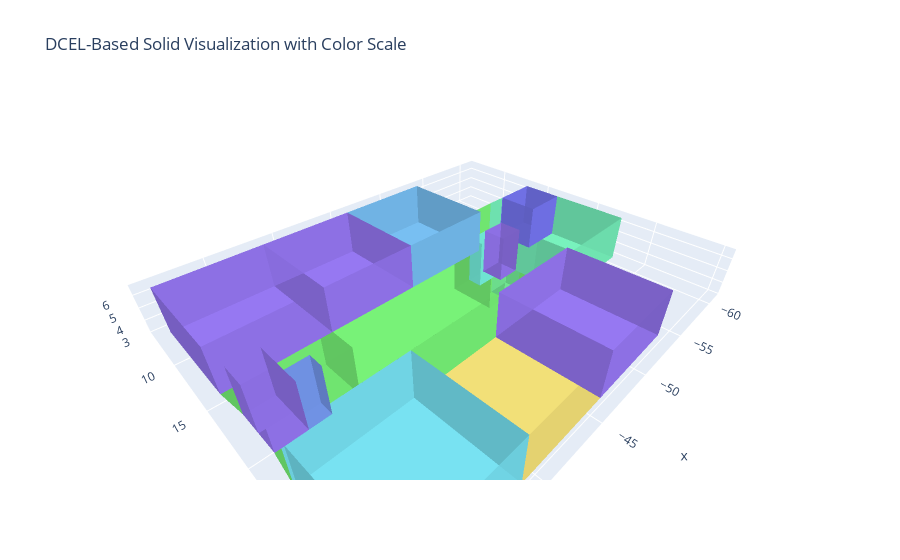

This figure's notebook cell:
### Code cell
solid_topo_model = True

if solid_topo_model:

    solid_cells = []

    for pid, dcel in all_dcel_by_pid.items():
        
        z_min = dcel["z_min"]
        z_max = dcel["z_max"]
        vertices = dcel["vertices"]
        faces = dcel["faces"]

        vertex_objs_base = [Vertex.ByCoordinates(v.x, v.y, z_min) for v in vertices]
        vertex_objs_top = [Vertex.ByCoordinates(v.x, v.y, z_max) for v in vertices]

        for face in faces:
            edge_sequence_base = []
            edge_sequence_top = []
            vertical_faces = []

            for (start_idx, end_idx) in face.edges:
                if start_idx == end_idx:
                    continue  

                vb1 = vertex_objs_base[start_idx]
                vb2 = vertex_objs_base[end_idx]
                vt1 = vertex_objs_top[start_idx]
                vt2 = vertex_objs_top[end_idx]

                eb = Edge.ByStartVertexEndVertex(vb1, vb2)
                et = Edge.ByStartVertexEndVertex(vt1, vt2)

                if eb: edge_sequence_base.append(eb)
                if et: edge_sequence_top.append(et)

                e1 = Edge.ByStartVertexEndVertex(vb1, vt1)
                e2 = Edge.ByStartVertexEndVertex(vt1, vt2)
                e3 = Edge.ByStartVertexEndVertex(vt2, vb2)
                e4 = Edge.ByStartVertexEndVertex(vb2, vb1)
                vertical_wire = Wire.ByEdges([e1, e2, e3, e4])
                if vertical_wire:
                    f_side = Face.ByWire(vertical_wire)
                    if f_side:
                        vertical_faces.append(f_side)

            base_face = Face.ByWire(Wire.ByEdges(edge_sequence_base)) if len(edge_sequence_base) >= 3 else None
            top_face = Face.ByWire(Wire.ByEdges(edge_sequence_top)) if len(edge_sequence_top) >= 3 else None

            face_group = [f for f in [base_face, top_face] if f] + vertical_faces
            shell = Shell.ByFaces(face_group)
            if shell:
                cell = Cell.ByShell(shell)
                if cell:
                    solid_cells.append(cell)

    if solid_cells:
        solid_cell_complex = CellComplex.ByCells(solid_cells)
        print(f"✅ Created solid CellComplex with {len(solid_cells)} cells (should match number of unique DCEL loops)")
    else:
        print("⚠️ No valid cells were created.")


    from hashlib import sha1

    def hash_cell(cell):
        """Create a hash based on the cell's topology (vertices coordinates)"""
        verts = Cell.Vertices(cell)
        coords = sorted([(round(Vertex.X(v), 6), round(Vertex.Y(v), 6), round(Vertex.Z(v), 6)) for v in verts])
        return sha1(str(coords).encode()).hexdigest()

    seen_hashes = set()
    unique_solid_cells = []

    for cell in solid_cells:
        h = hash_cell(cell)
        if h not in seen_hashes:
            seen_hashes.add(h)
            unique_solid_cells.append(cell)

    if unique_solid_cells:
        solid_cell_complex = CellComplex.ByCells(unique_solid_cells)
        print(f"✅ Created unique solid CellComplex with {len(unique_solid_cells)} cells")
    else:
        print("⚠️ No valid unique cells were created.")

plot_final_cellcomplex = True

if plot_final_cellcomplex:

    import plotly.graph_objects as go
    from itertools import cycle
    import math

    def triangulate_loop(ordered_coords):
        """
        Fan triangulation: assumes coords are in CCW or CW order.
        """
        if len(ordered_coords) < 3:
            return [], []
        
        triangles = []
        for i in range(1, len(ordered_coords) - 1):
            triangles.append((0, i, i + 1))
        return ordered_coords, triangles

    def plot_dcel_3d_with_colormap(all_dcel_by_pid, height_scale=1.0):
        fig = go.Figure()
        
        # Generate a smooth colormap using HSL color space
        def hsl_color(i, total):
            hue = (i / total) * 360
            return f"hsl({int(hue)},80%,70%)"
        
        total_cells = len(all_dcel_by_pid)
        
        for cell_index, (pid, dcel) in enumerate(all_dcel_by_pid.items()):
            verts2d = dcel["vertices"]
            z_min = dcel["z_min"]
            z_max = dcel["z_max"]
            z_diff = (z_max - z_min) * height_scale
            faces = dcel["faces"]

            vert_map = {}  # Global 3D vertex map for the mesh
            vertex_list = []
            idx_counter = 0
            triangles = []

            def add_vertex(coord3d):
                key = tuple(round(c, 6) for c in coord3d)
                nonlocal idx_counter
                if key not in vert_map:
                    vert_map[key] = idx_counter
                    vertex_list.append(key)
                    idx_counter += 1
                return vert_map[key]

            for face in faces:
                base_loop = [(verts2d[start_idx].x, verts2d[start_idx].y, z_min) for (start_idx, _) in face.edges]
                top_loop = [(x, y, z_min + z_diff) for (x, y, _) in base_loop]

                for loop in [base_loop, top_loop]:
                    coords, tris = triangulate_loop(loop)
                    for tri in tris:
                        a = add_vertex(coords[tri[0]])
                        b = add_vertex(coords[tri[1]])
                        c = add_vertex(coords[tri[2]])
                        triangles.append((a, b, c))

                # Create vertical side faces between base and top
                for (start_idx, end_idx) in face.edges:
                    vb1 = verts2d[start_idx]
                    vb2 = verts2d[end_idx]
                    base1 = (vb1.x, vb1.y, z_min)
                    base2 = (vb2.x, vb2.y, z_min)
                    top2 = (vb2.x, vb2.y, z_min + z_diff)
                    top1 = (vb1.x, vb1.y, z_min + z_diff)

                    a = add_vertex(base1)
                    b = add_vertex(base2)
                    c = add_vertex(top2)
                    d = add_vertex(top1)

                    # Two triangles for each quad
                    triangles.append((a, b, c))
                    triangles.append((a, c, d))

            if not vertex_list or not triangles:
                continue

            x, y, z = zip(*vertex_list)
            i, j, k = zip(*triangles)

            fig.add_trace(go.Mesh3d(
                x=x, y=y, z=z,
                i=i, j=j, k=k,
                opacity=0.85,
                color=hsl_color(cell_index, total_cells),
                flatshading=True,
                name=f"CELLCOMPLEX {pid}"
            ))

        fig.update_layout(
            title="DCEL-Based Solid Visualization with Color Scale",
            scene=dict(aspectmode='data'),
            showlegend=False,
            paper_bgcolor='white',
            scene_bgcolor='white'
        ),

        fig.show()

plot_dcel_3d_with_colormap(all_dcel_by_pid)

### Figure 1 — Plotly figure (JSON) as saved in the notebook; plotly's stock layout.template omitted (floating-point values rounded to 4 significant figures; data arrays with more than 128 entries replaced by an {"elided": "..."} marker saying what was removed)
{"data": [{"color": "hsl(0,80%,70%)", "flatshading": true, "i": [0, 2, 0, 0, 1, 1, 0, 0, 4, 5, 4, 4, 0, 0, 4, 4, 6, 6, 6, 6, 6, 9, 9, 9, 9, 9, 6, 6, 7, 7, 8, 8, 1, 1, 0, 0, 4, 4, 6, 6, 8, 11, 8, 8, 7, 7, 8, 8, 1, 3, 1, 1, 8, 8, 1, 1, 6, 9, 6, 6, 4, 4, 6, 6, 6, 6, 6, 6, 6, 9, 9, 9, 9, 9, 6, 6, 4, 4, 0, 0, 1, 1, 8, 8, 7, 7, 6, 6], "j": [1, 3, 1, 3, 0, 2, 0, 2, 0, 2, 0, 2, 4, 5, 4, 5, 7, 8, 1, 0, 4, 10, 11, 3, 2, 5, 7, 10, 8, 11, 1, 3, 0, 2, 4, 5, 6, 9, 6, 9, 7, 10, 7, 10, 8, 11, 8, 11, 8, 11, 8, 11, 1, 3, 1, 3, 4, 5, 4, 5, 6, 9, 6, 9, 4, 0, 1, 8, 7, 5, 2, 3, 11, 10, 4, 5, 0, 2, 1, 3, 8, 11, 7, 10, 6, 9, 6, 9], "k": [0, 2, 3, 2, 2, 3, 2, 2, 4, 5, 2, 5, 5, 2, 5, 5, 8, 1, 0, 4, 6, 11, 3, 2, 5, 9, 10, 9, 11, 10, 3, 11, 2, 3, 5, 2, 9, 5, 9, 9, 8, 11, 10, 11, 11, 10, 11, 11, 1, 3, 11, 3, 3, 11, 3, 3, 6, 9, 5, 9, 9, 5, 9, 9, 0, 1, 8, 7, 6, 2, 3, 11, 10, 9, 5, 9, 2, 5, 3, 2, 11, 3, 10, 11, 9, 10, 9, 9], "name": "CELLCOMPLEX 198", "opacity": 0.85, "type": "mesh3d", "x": [-33.66, -33.65, -33.66, -33.65, -35.12, -35.12, -35.62, -35.59, -33.62, -35.62, -35.59, -33.62], "y": [19.02, 18.47, 19.02, 18.47, 18.99, 18.99, 18.98, 16.66, 16.69, 18.98, 16.66, 16.69], "z": [3.052, 3.052, 6.657, 6.657, 3.052, 6.657, 3.052, 3.052, 3.052, 6.657, 6.657, 6.657]}, {"color": "hsl(17,80%,70%)", "flatshading": true, "i": [0, 2, 0, 0, 1, 1, 0, 0, 4, 6, 4, 4, 5, 5, 4, 4, 8, 8, 8, 8, 8, 10, 10, 10, 10, 10, 8, 8, 9, 9, 4, 4, 5, 5, 0, 0, 1, 1, 8, 8, 8, 8, 8, 8, 8, 10, 10, 10, 10, 10, 8, 8, 1, 1, 0, 0, 5, 5, 4, 4, 9, 9, 8, 8, 8, 10, 8, 8, 9, 9, 8, 8, 1, 3, 1, 1, 8, 8, 1, 1, 9, 11, 9, 9, 4, 4, 9, 9], "j": [1, 3, 1, 3, 0, 2, 0, 2, 5, 7, 5, 7, 4, 6, 4, 6, 9, 4, 5, 0, 1, 11, 6, 7, 2, 3, 9, 11, 4, 6, 5, 7, 0, 2, 1, 3, 8, 10, 8, 10, 1, 0, 5, 4, 9, 3, 2, 7, 6, 11, 1, 3, 0, 2, 5, 7, 4, 6, 9, 11, 8, 10, 8, 10, 9, 11, 9, 11, 8, 10, 8, 10, 8, 10, 8, 10, 1, 3, 1, 3, 4, 6, 4, 6, 9, 11, 9, 11], "k": [0, 2, 3, 2, 2, 3, 2, 2, 4, 6, 7, 6, 6, 7, 6, 6, 4, 5, 0, 1, 8, 6, 7, 2, 3, 10, 11, 10, 6, 11, 7, 6, 2, 7, 3, 2, 10, 3, 10, 10, 0, 5, 4, 9, 8, 2, 7, 6, 11, 10, 3, 10, 2, 3, 7, 2, 6, 7, 11, 6, 10, 11, 10, 10, 8, 10, 11, 10, 10, 11, 10, 10, 1, 3, 10, 3, 3, 10, 3, 3, 9, 11, 6, 11, 11, 6, 11, 11], "name": "CELLCOMPLEX 172", "opacity": 0.85, "type": "mesh3d", "x": [-35.59, -36.96, -35.59, -36.96, -35.12, -35.62, -35.12, -35.62, -36.99, -35.13, -36.99, -35.13], "y": [16.66, 16.64, 16.66, 16.64, 18.99, 18.98, 18.99, 18.98, 20.08, 20.11, 20.08, 20.11], "z": [3.052, 3.052, 6.657, 6.657, 3.052, 3.052, 6.657, 6.657, 3.052, 3.052, 6.657, 6.657]}, {"color": "hsl(34,80%,70%)", "flatshading": true, "i": [0, 2, 0, 0, 1, 1, 0, 0, 4, 6, 4, 4, 5, 5, 4, 4, 8, 10, 8, 8, 9, 9, 8, 8, 1, 1, 1, 1, 1, 1, 3, 3, 3, 3, 3, 3, 1, 1, 0, 0, 5, 5, 4, 4, 9, 9, 8, 8, 12, 12, 1, 1, 5, 7, 5, 5, 0, 0, 5, 5, 9, 11, 9, 9, 4, 4, 9, 9, 1, 1, 1, 1, 1, 1, 3, 3, 3, 3, 3, 3, 1, 1, 12, 12, 8, 8, 9, 9, 4, 4, 5, 5, 0, 0, 1, 1, 12, 13, 12, 12, 8, 8, 12, 12, 1, 3, 1, 1, 12, 12, 1, 1], "j": [1, 3, 1, 3, 0, 2, 0, 2, 5, 7, 5, 7, 4, 6, 4, 6, 9, 11, 9, 11, 8, 10, 8, 10, 0, 5, 4, 9, 8, 12, 2, 7, 6, 11, 10, 13, 0, 2, 5, 7, 4, 6, 9, 11, 8, 10, 12, 13, 1, 3, 1, 3, 0, 2, 0, 2, 5, 7, 5, 7, 4, 6, 4, 6, 9, 11, 9, 11, 12, 8, 9, 4, 5, 0, 13, 10, 11, 6, 7, 2, 12, 13, 8, 10, 9, 11, 4, 6, 5, 7, 0, 2, 1, 3, 1, 3, 8, 10, 8, 10, 12, 13, 12, 13, 12, 13, 12, 13, 1, 3, 1, 3], "k": [0, 2, 3, 2, 2, 3, 2, 2, 4, 6, 7, 6, 6, 7, 6, 6, 8, 10, 11, 10, 10, 11, 10, 10, 5, 4, 9, 8, 12, 1, 7, 6, 11, 10, 13, 3, 2, 3, 7, 2, 6, 7, 11, 6, 10, 11, 13, 10, 3, 13, 3, 3, 5, 7, 2, 7, 7, 2, 7, 7, 9, 11, 6, 11, 11, 6, 11, 11, 8, 9, 4, 5, 0, 1, 10, 11, 6, 7, 2, 3, 13, 3, 10, 13, 11, 10, 6, 11, 7, 6, 2, 7, 3, 2, 3, 3, 12, 13, 10, 13, 13, 10, 13, 13, 1, 3, 13, 3, 3, 13, 3, 3], "name": "CELLCOMPLEX 135", "opacity": 0.85, "type": "mesh3d", "x": [-48.27, -48.21, -48.27, -48.21, -49.91, -49.47, -49.91, -49.47, -49.88, -49.89, -49.88, -49.89, -49.87, -49.87], "y": [19.92, 16.49, 19.92, 16.49, 19.89, 19.9, 19.89, 19.9, 17.58, 18.72, 17.58, 18.72, 16.47, 16.47], "z": [3.052, 3.052, 6.657, 6.657, 3.052, 3.052, 6.657, 6.657, 3.052, 3.052, 6.657, 6.657, 3.052, 6.657]}, {"color": "hsl(51,80%,70%)", "flatshading": true, "i": [0, 0, 0, 4, 4, 4, 0, 0, 1, 1, 2, 2, 3, 3, 0, 0, 0, 0, 0, 4, 4, 4, 0, 0, 3, 3, 2, 2, 1, 1, 0, 0], "j": [1, 2, 3, 5, 6, 7, 1, 5, 2, 6, 3, 7, 0, 4, 0, 4, 3, 2, 1, 7, 6, 5, 3, 7, 2, 6, 1, 5, 0, 4, 0, 4], "k": [2, 3, 0, 6, 7, 4, 5, 4, 6, 5, 7, 6, 4, 7, 4, 4, 2, 1, 0, 6, 5, 4, 7, 4, 6, 7, 5, 6, 4, 5, 4, 4], "name": "CELLCOMPLEX 11", "opacity": 0.85, "type": "mesh3d", "x": [-39.12, -46.4, -46.2, -39.01, -39.12, -46.4, -46.2, -39.01], "y": [29.88, 29.79, 22.28, 22.38, 29.88, 29.79, 22.28, 22.38], "z": [3.052, 3.052, 3.052, 3.052, 6.657, 6.657, 6.657, 6.657]}, {"color": "hsl(68,80%,70%)", "flatshading": true, "i": [0, 0, 0, 0, 5, 5, 5, 5, 0, 0, 1, 1, 2, 2, 3, 3, 4, 4, 0, 0, 0, 5, 0, 0, 1, 1, 0, 0, 1, 6, 1, 1, 2, 2, 1, 1, 3, 8, 3, 3, 4, 4, 3, 3, 0, 0, 0, 0, 5, 5, 5, 5, 0, 0, 4, 4, 3, 3, 2, 2, 1, 1, 0, 0, 2, 7, 2, 2, 3, 3, 2, 2, 4, 9, 4, 4, 0, 0, 4, 4], "j": [1, 2, 3, 4, 6, 7, 8, 9, 1, 6, 2, 7, 3, 8, 4, 9, 0, 5, 0, 5, 1, 6, 1, 6, 0, 5, 0, 5, 2, 7, 2, 7, 1, 6, 1, 6, 4, 9, 4, 9, 3, 8, 3, 8, 4, 3, 2, 1, 9, 8, 7, 6, 4, 9, 3, 8, 2, 7, 1, 6, 0, 5, 0, 5, 3, 8, 3, 8, 2, 7, 2, 7, 0, 5, 0, 5, 4, 9, 4, 9], "k": [2, 3, 4, 0, 7, 8, 9, 5, 6, 5, 7, 6, 8, 7, 9, 8, 5, 9, 5, 5, 0, 5, 6, 5, 5, 6, 5, 5, 1, 6, 7, 6, 6, 7, 6, 6, 3, 8, 9, 8, 8, 9, 8, 8, 3, 2, 1, 0, 8, 7, 6, 5, 9, 5, 8, 9, 7, 8, 6, 7, 5, 6, 5, 5, 2, 7, 8, 7, 7, 8, 7, 7, 4, 9, 5, 9, 9, 5, 9, 9], "name": "CELLCOMPLEX 164", "opacity": 0.85, "type": "mesh3d", "x": [-51.55, -51.56, -51.58, -49.89, -49.88, -51.55, -51.56, -51.58, -49.89, -49.88], "y": [17.57, 18.2, 18.7, 18.72, 17.58, 17.57, 18.2, 18.7, 18.72, 17.58], "z": [3.052, 3.052, 3.052, 3.052, 3.052, 6.657, 6.657, 6.657, 6.657, 6.657]}, {"color": "hsl(85,80%,70%)", "flatshading": true, "i": [0, 0, 0, 0, 5, 5, 5, 5, 0, 0, 1, 1, 2, 2, 3, 3, 4, 4, 0, 0, 3, 8, 3, 3, 2, 2, 3, 3, 2, 7, 2, 2, 1, 1, 2, 2, 0, 0, 0, 0, 5, 5, 5, 5, 0, 0, 4, 4, 3, 3, 2, 2, 1, 1, 0, 0, 1, 6, 1, 1, 0, 0, 1, 1], "j": [1, 2, 3, 4, 6, 7, 8, 9, 1, 6, 2, 7, 3, 8, 4, 9, 0, 5, 0, 5, 2, 7, 2, 7, 3, 8, 3, 8, 1, 6, 1, 6, 2, 7, 2, 7, 4, 3, 2, 1, 9, 8, 7, 6, 4, 9, 3, 8, 2, 7, 1, 6, 0, 5, 0, 5, 0, 5, 0, 5, 1, 6, 1, 6], "k": [2, 3, 4, 0, 7, 8, 9, 5, 6, 5, 7, 6, 8, 7, 9, 8, 5, 9, 5, 5, 3, 8, 7, 8, 8, 7, 8, 8, 2, 7, 6, 7, 7, 6, 7, 7, 3, 2, 1, 0, 8, 7, 6, 5, 9, 5, 8, 9, 7, 8, 6, 7, 5, 6, 5, 5, 1, 6, 5, 6, 6, 5, 6, 6], "name": "CELLCOMPLEX 145", "opacity": 0.85, "type": "mesh3d", "x": [-53.47, -51.56, -51.58, -51.61, -53.51, -53.47, -51.56, -51.58, -51.61, -53.51], "y": [18.17, 18.2, 18.7, 19.87, 19.84, 18.17, 18.2, 18.7, 19.87, 19.84], "z": [3.052, 3.052, 3.052, 3.052, 3.052, 6.657, 6.657, 6.657, 6.657, 6.657]}, {"color": "hsl(102,80%,70%)", "flatshading": true, "i": [0, 0, 0, 0, 0, 6, 6, 6, 6, 6, 0, 0, 1, 1, 2, 2, 3, 3, 4, 4, 5, 5, 0, 0, 1, 7, 1, 1, 2, 2, 1, 1, 0, 6, 0, 0, 1, 1, 0, 0, 4, 10, 4, 4, 5, 5, 4, 4, 2, 8, 2, 2, 3, 3, 2, 2, 3, 9, 3, 3, 4, 4, 3, 3, 0, 0, 0, 0, 0, 6, 6, 6, 6, 6, 0, 0, 5, 5, 4, 4, 3, 3, 2, 2, 1, 1, 0, 0], "j": [1, 2, 3, 4, 5, 7, 8, 9, 10, 11, 1, 7, 2, 8, 3, 9, 4, 10, 5, 11, 0, 6, 0, 6, 2, 8, 2, 8, 1, 7, 1, 7, 1, 7, 1, 7, 0, 6, 0, 6, 5, 11, 5, 11, 4, 10, 4, 10, 3, 9, 3, 9, 2, 8, 2, 8, 4, 10, 4, 10, 3, 9, 3, 9, 5, 4, 3, 2, 1, 11, 10, 9, 8, 7, 5, 11, 4, 10, 3, 9, 2, 8, 1, 7, 0, 6, 0, 6], "k": [2, 3, 4, 5, 0, 8, 9, 10, 11, 6, 7, 6, 8, 7, 9, 8, 10, 9, 11, 10, 6, 11, 6, 6, 1, 7, 8, 7, 7, 8, 7, 7, 0, 6, 7, 6, 6, 7, 6, 6, 4, 10, 11, 10, 10, 11, 10, 10, 2, 8, 9, 8, 8, 9, 8, 8, 3, 9, 10, 9, 9, 10, 9, 9, 4, 3, 2, 1, 0, 10, 9, 8, 7, 6, 11, 6, 10, 11, 9, 10, 8, 9, 7, 8, 6, 7, 6, 6], "name": "CELLCOMPLEX 154", "opacity": 0.85, "type": "mesh3d", "x": [-53.51, -53.57, -49.51, -49.47, -49.91, -51.61, -53.51, -53.57, -49.51, -49.47, -49.91, -51.61], "y": [19.84, 22.17, 22.23, 19.9, 19.89, 19.87, 19.84, 22.17, 22.23, 19.9, 19.89, 19.87], "z": [3.052, 3.052, 3.052, 3.052, 3.052, 3.052, 6.657, 6.657, 6.657, 6.657, 6.657, 6.657]}, {"color": "hsl(120,80%,70%)", "flatshading": true, "i": {"elided": "344 int values"}, "j": {"elided": "344 int values"}, "k": {"elided": "344 int values"}, "name": "CELLCOMPLEX 20", "opacity": 0.85, "type": "mesh3d", "x": [-53.72, -53.72, -53.72, -53.72, -31.49, -31.71, -31.49, -31.71, -48.21, -48.27, -48.21, -48.27, -36.96, -35.59, -36.96, -35.59, -35.13, -36.99, -35.13, -36.99, -53.43, -51.52, -53.43, -51.52, -33.62, -31.69, -33.62, -31.69, -49.87, -49.87, -49.47, -49.51, -49.47, -49.51, -55.63, -55.63, -46.15, -46.15, -46.2, -55.57, -38.92, -31.42, -33.68, -31.73, -31.5, -39.01, -46.2, -55.57, -38.92, -31.42, -33.68, -31.73, -31.5, -39.01, -31.43, -31.7, -31.43, -31.7], "y": [14.02, 13.59, 14.02, 13.59, 22.49, 20.16, 22.49, 20.16, 16.49, 19.92, 16.49, 19.92, 16.64, 16.66, 16.64, 16.66, 20.11, 20.08, 20.11, 20.08, 16.43, 16.45, 16.43, 16.45, 16.69, 16.72, 16.69, 16.72, 16.47, 16.47, 19.9, 22.23, 19.9, 22.23, 16.4, 16.4, 14.16, 14.16, 22.28, 13.5, 14.3, 14.44, 20.13, 20.16, 22.49, 22.38, 22.28, 13.5, 14.3, 14.44, 20.13, 20.16, 22.49, 22.38, 14.43, 16.72, 14.43, 16.72], "z": [3.052, 3.052, 6.657, 6.657, 3.052, 3.052, 6.657, 6.657, 3.052, 3.052, 6.657, 6.657, 3.052, 3.052, 6.657, 6.657, 3.052, 3.052, 6.657, 6.657, 3.052, 3.052, 6.657, 6.657, 3.052, 3.052, 6.657, 6.657, 3.052, 6.657, 3.052, 3.052, 6.657, 6.657, 3.052, 6.657, 3.052, 6.657, 3.052, 3.052, 3.052, 3.052, 3.052, 3.052, 3.052, 3.052, 6.657, 6.657, 6.657, 6.657, 6.657, 6.657, 6.657, 6.657, 3.052, 3.052, 6.657, 6.657]}, {"color": "hsl(137,80%,70%)", "flatshading": true, "i": [0, 2, 0, 0, 1, 1, 0, 0, 4, 4, 4, 6, 6, 6, 4, 4, 0, 0, 1, 1, 5, 5, 4, 4, 4, 6, 4, 4, 0, 0, 4, 4, 1, 3, 1, 1, 5, 5, 1, 1, 5, 7, 5, 5, 4, 4, 5, 5, 4, 4, 4, 6, 6, 6, 4, 4, 5, 5, 1, 1, 0, 0, 4, 4], "j": [1, 3, 1, 3, 0, 2, 0, 2, 0, 1, 5, 2, 3, 7, 0, 2, 1, 3, 5, 7, 4, 6, 4, 6, 0, 2, 0, 2, 4, 6, 4, 6, 5, 7, 5, 7, 1, 3, 1, 3, 4, 6, 4, 6, 5, 7, 5, 7, 5, 1, 0, 7, 3, 2, 5, 7, 1, 3, 0, 2, 4, 6, 4, 6], "k": [0, 2, 3, 2, 2, 3, 2, 2, 1, 5, 4, 3, 7, 6, 2, 6, 3, 2, 7, 3, 6, 7, 6, 6, 4, 6, 2, 6, 6, 2, 6, 6, 1, 3, 7, 3, 3, 7, 3, 3, 5, 7, 6, 7, 7, 6, 7, 7, 1, 0, 4, 3, 2, 6, 7, 6, 3, 7, 2, 3, 6, 2, 6, 6], "name": "CELLCOMPLEX 215", "opacity": 0.85, "type": "mesh3d", "x": [-51.58, -51.61, -51.58, -51.61, -49.89, -49.91, -49.89, -49.91], "y": [18.7, 19.87, 18.7, 19.87, 18.72, 19.89, 18.72, 19.89], "z": [3.052, 3.052, 6.657, 6.657, 3.052, 3.052, 6.657, 6.657]}, {"color": "hsl(154,80%,70%)", "flatshading": true, "i": {"elided": "152 int values"}, "j": {"elided": "152 int values"}, "k": {"elided": "152 int values"}, "name": "CELLCOMPLEX 65", "opacity": 0.85, "type": "mesh3d", "x": [-53.79, -53.78, -53.79, -53.78, -55.63, -53.43, -53.47, -53.51, -53.57, -60.76, -60.67, -57.12, -57.09, -55.57, -55.63, -53.43, -53.47, -53.51, -53.57, -60.76, -60.67, -57.12, -57.09, -55.57, -57.09, -55.57, -57.09, -55.57], "y": [22.69, 22.17, 22.69, 22.17, 16.4, 16.43, 18.17, 19.84, 22.17, 22.61, 16.64, 16.71, 13.5, 13.5, 16.4, 16.43, 18.17, 19.84, 22.17, 22.61, 16.64, 16.71, 13.5, 13.5, 13.51, 13.51, 13.51, 13.51], "z": [3.052, 3.052, 6.657, 6.657, 3.052, 3.052, 3.052, 3.052, 3.052, 3.052, 3.052, 3.052, 3.052, 3.052, 6.657, 6.657, 6.657, 6.657, 6.657, 6.657, 6.657, 6.657, 6.657, 6.657, 3.052, 3.052, 6.657, 6.657]}, {"color": "hsl(171,80%,70%)", "flatshading": true, "i": [0, 2, 0, 0, 1, 1, 0, 0, 1, 3, 1, 1, 4, 4, 1, 1, 4, 5, 4, 4, 6, 6, 4, 4, 6, 7, 6, 6, 0, 0, 6, 6, 1, 1, 1, 3, 3, 3, 1, 1, 0, 0, 6, 6, 4, 4, 1, 1, 1, 1, 1, 3, 3, 3, 1, 1, 4, 4, 6, 6, 0, 0, 1, 1], "j": [1, 3, 1, 3, 0, 2, 0, 2, 4, 5, 4, 5, 1, 3, 1, 3, 6, 7, 6, 7, 4, 5, 4, 5, 0, 2, 0, 2, 6, 7, 6, 7, 0, 6, 4, 2, 7, 5, 0, 2, 6, 7, 4, 5, 1, 3, 1, 3, 4, 6, 0, 5, 7, 2, 4, 5, 6, 7, 0, 2, 1, 3, 1, 3], "k": [0, 2, 3, 2, 2, 3, 2, 2, 1, 3, 5, 3, 3, 5, 3, 3, 4, 5, 7, 5, 5, 7, 5, 5, 6, 7, 2, 7, 7, 2, 7, 7, 6, 4, 1, 7, 5, 3, 2, 3, 7, 2, 5, 7, 3, 5, 3, 3, 6, 0, 1, 7, 2, 3, 5, 3, 7, 5, 2, 7, 3, 2, 3, 3], "name": "CELLCOMPLEX 128", "opacity": 0.85, "type": "mesh3d", "x": [-49.88, -49.87, -49.88, -49.87, -51.52, -51.52, -51.55, -51.55], "y": [17.58, 16.47, 17.58, 16.47, 16.45, 16.45, 17.57, 17.57], "z": [3.052, 3.052, 6.657, 6.657, 3.052, 6.657, 3.052, 6.657]}, {"color": "hsl(188,80%,70%)", "flatshading": true, "i": [0, 0, 0, 0, 5, 5, 5, 5, 0, 0, 1, 1, 2, 2, 3, 3, 4, 4, 0, 0, 2, 7, 2, 2, 1, 1, 2, 2, 0, 0, 0, 0, 5, 5, 5, 5, 0, 0, 4, 4, 3, 3, 2, 2, 1, 1, 0, 0, 3, 8, 3, 3, 2, 2, 3, 3], "j": [1, 2, 3, 4, 6, 7, 8, 9, 1, 6, 2, 7, 3, 8, 4, 9, 0, 5, 0, 5, 1, 6, 1, 6, 2, 7, 2, 7, 4, 3, 2, 1, 9, 8, 7, 6, 4, 9, 3, 8, 2, 7, 1, 6, 0, 5, 0, 5, 2, 7, 2, 7, 3, 8, 3, 8], "k": [2, 3, 4, 0, 7, 8, 9, 5, 6, 5, 7, 6, 8, 7, 9, 8, 5, 9, 5, 5, 2, 7, 6, 7, 7, 6, 7, 7, 3, 2, 1, 0, 8, 7, 6, 5, 9, 5, 8, 9, 7, 8, 6, 7, 5, 6, 5, 5, 3, 8, 7, 8, 8, 7, 8, 8], "name": "CELLCOMPLEX 1", "opacity": 0.85, "type": "mesh3d", "x": [-39.01, -31.5, -31.51, -31.67, -39.12, -39.01, -31.5, -31.51, -31.67, -39.12], "y": [22.38, 22.49, 22.97, 29.98, 29.88, 22.38, 22.49, 22.97, 29.98, 29.88], "z": [3.052, 3.052, 3.052, 3.052, 3.052, 6.657, 6.657, 6.657, 6.657, 6.657]}, {"color": "hsl(205,80%,70%)", "flatshading": true, "i": [0, 0, 0, 0, 5, 5, 5, 5, 0, 0, 1, 1, 2, 2, 3, 3, 4, 4, 0, 0, 4, 9, 4, 4, 3, 3, 4, 4, 0, 0, 0, 0, 5, 5, 5, 5, 0, 0, 4, 4, 3, 3, 2, 2, 1, 1, 0, 0, 3, 8, 3, 3, 2, 2, 3, 3], "j": [1, 2, 3, 4, 6, 7, 8, 9, 1, 6, 2, 7, 3, 8, 4, 9, 0, 5, 0, 5, 3, 8, 3, 8, 4, 9, 4, 9, 4, 3, 2, 1, 9, 8, 7, 6, 4, 9, 3, 8, 2, 7, 1, 6, 0, 5, 0, 5, 2, 7, 2, 7, 3, 8, 3, 8], "k": [2, 3, 4, 0, 7, 8, 9, 5, 6, 5, 7, 6, 8, 7, 9, 8, 5, 9, 5, 5, 4, 9, 8, 9, 9, 8, 9, 9, 3, 2, 1, 0, 8, 7, 6, 5, 9, 5, 8, 9, 7, 8, 6, 7, 5, 6, 5, 5, 3, 8, 7, 8, 8, 7, 8, 8], "name": "CELLCOMPLEX 82", "opacity": 0.85, "type": "mesh3d", "x": [-53.61, -46.04, -46.15, -53.72, -53.72, -53.61, -46.04, -46.15, -53.72, -53.72], "y": [6.403, 6.515, 14.16, 14.02, 13.59, 6.403, 6.515, 14.16, 14.02, 13.59], "z": [3.052, 3.052, 3.052, 3.052, 3.052, 6.657, 6.657, 6.657, 6.657, 6.657]}, {"color": "hsl(222,80%,70%)", "flatshading": true, "i": [0, 0, 0, 4, 4, 4, 0, 0, 1, 1, 2, 2, 3, 3, 0, 0, 3, 7, 3, 3, 2, 2, 3, 3, 0, 4, 0, 0, 3, 3, 0, 0, 0, 0, 0, 4, 4, 4, 0, 0, 3, 3, 2, 2, 1, 1, 0, 0, 1, 5, 1, 1, 0, 0, 1, 1, 2, 6, 2, 2, 1, 1, 2, 2], "j": [1, 2, 3, 5, 6, 7, 1, 5, 2, 6, 3, 7, 0, 4, 0, 4, 2, 6, 2, 6, 3, 7, 3, 7, 3, 7, 3, 7, 0, 4, 0, 4, 3, 2, 1, 7, 6, 5, 3, 7, 2, 6, 1, 5, 0, 4, 0, 4, 0, 4, 0, 4, 1, 5, 1, 5, 1, 5, 1, 5, 2, 6, 2, 6], "k": [2, 3, 0, 6, 7, 4, 5, 4, 6, 5, 7, 6, 4, 7, 4, 4, 3, 7, 6, 7, 7, 6, 7, 7, 0, 4, 7, 4, 4, 7, 4, 4, 2, 1, 0, 6, 5, 4, 7, 4, 6, 7, 5, 6, 4, 5, 4, 4, 1, 5, 4, 5, 5, 4, 5, 5, 2, 6, 5, 6, 6, 5, 6, 6], "name": "CELLCOMPLEX 182", "opacity": 0.85, "type": "mesh3d", "x": [-35.13, -35.12, -33.66, -33.68, -35.13, -35.12, -33.66, -33.68], "y": [20.11, 18.99, 19.02, 20.13, 20.11, 18.99, 19.02, 20.13], "z": [3.052, 3.052, 3.052, 3.052, 6.657, 6.657, 6.657, 6.657]}, {"color": "hsl(240,80%,70%)", "flatshading": true, "i": [0, 0, 0, 0, 5, 5, 5, 5, 0, 0, 1, 1, 2, 2, 3, 3, 4, 4, 0, 0, 0, 0, 0, 0, 5, 5, 5, 5, 0, 0, 4, 4, 3, 3, 2, 2, 1, 1, 0, 0, 1, 6, 1, 1, 0, 0, 1, 1, 3, 8, 3, 3, 2, 2, 3, 3], "j": [1, 2, 3, 4, 6, 7, 8, 9, 1, 6, 2, 7, 3, 8, 4, 9, 0, 5, 0, 5, 4, 3, 2, 1, 9, 8, 7, 6, 4, 9, 3, 8, 2, 7, 1, 6, 0, 5, 0, 5, 0, 5, 0, 5, 1, 6, 1, 6, 2, 7, 2, 7, 3, 8, 3, 8], "k": [2, 3, 4, 0, 7, 8, 9, 5, 6, 5, 7, 6, 8, 7, 9, 8, 5, 9, 5, 5, 3, 2, 1, 0, 8, 7, 6, 5, 9, 5, 8, 9, 7, 8, 6, 7, 5, 6, 5, 5, 1, 6, 5, 6, 6, 5, 6, 6, 3, 8, 7, 8, 8, 7, 8, 8], "name": "CELLCOMPLEX 110", "opacity": 0.85, "type": "mesh3d", "x": [-57.16, -57.09, -57.12, -60.67, -60.63, -57.16, -57.09, -57.12, -60.67, -60.63], "y": [13.5, 13.5, 16.71, 16.64, 13.44, 13.5, 13.5, 16.71, 16.64, 13.44], "z": [3.052, 3.052, 3.052, 3.052, 3.052, 6.657, 6.657, 6.657, 6.657, 6.657]}, {"color": "hsl(257,80%,70%)", "flatshading": true, "i": [0, 0, 0, 0, 5, 5, 5, 5, 0, 0, 1, 1, 2, 2, 3, 3, 4, 4, 0, 0, 0, 0, 0, 0, 5, 5, 5, 5, 0, 0, 4, 4, 3, 3, 2, 2, 1, 1, 0, 0, 2, 7, 2, 2, 1, 1, 2, 2, 3, 8, 3, 3, 2, 2, 3, 3, 1, 6, 1, 1, 0, 0, 1, 1], "j": [1, 2, 3, 4, 6, 7, 8, 9, 1, 6, 2, 7, 3, 8, 4, 9, 0, 5, 0, 5, 4, 3, 2, 1, 9, 8, 7, 6, 4, 9, 3, 8, 2, 7, 1, 6, 0, 5, 0, 5, 1, 6, 1, 6, 2, 7, 2, 7, 2, 7, 2, 7, 3, 8, 3, 8, 0, 5, 0, 5, 1, 6, 1, 6], "k": [2, 3, 4, 0, 7, 8, 9, 5, 6, 5, 7, 6, 8, 7, 9, 8, 5, 9, 5, 5, 3, 2, 1, 0, 8, 7, 6, 5, 9, 5, 8, 9, 7, 8, 6, 7, 5, 6, 5, 5, 2, 7, 6, 7, 7, 6, 7, 7, 3, 8, 7, 8, 8, 7, 8, 8, 1, 6, 5, 6, 6, 5, 6, 6], "name": "CELLCOMPLEX 189", "opacity": 0.85, "type": "mesh3d", "x": [-33.68, -33.66, -33.65, -31.71, -31.73, -33.68, -33.66, -33.65, -31.71, -31.73], "y": [20.13, 19.02, 18.47, 18.48, 20.16, 20.13, 19.02, 18.47, 18.48, 20.16], "z": [3.052, 3.052, 3.052, 3.052, 3.052, 6.657, 6.657, 6.657, 6.657, 6.657]}, {"color": "hsl(274,80%,70%)", "flatshading": true, "i": [0, 0, 0, 0, 5, 5, 5, 5, 0, 0, 1, 1, 2, 2, 3, 3, 4, 4, 0, 0, 0, 0, 0, 0, 5, 5, 5, 5, 0, 0, 4, 4, 3, 3, 2, 2, 1, 1, 0, 0, 3, 8, 3, 3, 4, 4, 3, 3, 2, 7, 2, 2, 3, 3, 2, 2], "j": [1, 2, 3, 4, 6, 7, 8, 9, 1, 6, 2, 7, 3, 8, 4, 9, 0, 5, 0, 5, 4, 3, 2, 1, 9, 8, 7, 6, 4, 9, 3, 8, 2, 7, 1, 6, 0, 5, 0, 5, 4, 9, 4, 9, 3, 8, 3, 8, 3, 8, 3, 8, 2, 7, 2, 7], "k": [2, 3, 4, 0, 7, 8, 9, 5, 6, 5, 7, 6, 8, 7, 9, 8, 5, 9, 5, 5, 3, 2, 1, 0, 8, 7, 6, 5, 9, 5, 8, 9, 7, 8, 6, 7, 5, 6, 5, 5, 3, 8, 9, 8, 8, 9, 8, 8, 2, 7, 8, 7, 7, 8, 7, 7], "name": "CELLCOMPLEX 100", "opacity": 0.85, "type": "mesh3d", "x": [-38.81, -38.92, -31.42, -31.41, -31.34, -38.81, -38.92, -31.42, -31.41, -31.34], "y": [6.622, 14.3, 14.44, 13.88, 6.733, 6.622, 14.3, 14.44, 13.88, 6.733], "z": [3.052, 3.052, 3.052, 3.052, 3.052, 6.657, 6.657, 6.657, 6.657, 6.657]}, {"color": "hsl(291,80%,70%)", "flatshading": true, "i": [0, 2, 0, 0, 1, 1, 0, 0, 1, 1, 1, 3, 3, 3, 1, 1, 4, 4, 5, 5, 0, 0, 1, 1, 4, 6, 4, 4, 5, 5, 4, 4, 5, 7, 5, 5, 0, 0, 5, 5, 1, 1, 1, 3, 3, 3, 1, 1, 0, 0, 5, 5, 4, 4, 1, 1, 1, 3, 1, 1, 4, 4, 1, 1], "j": [1, 3, 1, 3, 0, 2, 0, 2, 4, 5, 0, 6, 7, 2, 4, 6, 5, 7, 0, 2, 1, 3, 1, 3, 5, 7, 5, 7, 4, 6, 4, 6, 0, 2, 0, 2, 5, 7, 5, 7, 0, 5, 4, 2, 7, 6, 0, 2, 5, 7, 4, 6, 1, 3, 1, 3, 4, 6, 4, 6, 1, 3, 1, 3], "k": [0, 2, 3, 2, 2, 3, 2, 2, 5, 0, 1, 7, 2, 3, 6, 3, 7, 6, 2, 7, 3, 2, 3, 3, 4, 6, 7, 6, 6, 7, 6, 6, 5, 7, 2, 7, 7, 2, 7, 7, 5, 4, 1, 7, 6, 3, 2, 3, 7, 2, 6, 7, 3, 6, 3, 3, 1, 3, 6, 3, 3, 6, 3, 3], "name": "CELLCOMPLEX 208", "opacity": 0.85, "type": "mesh3d", "x": [-31.69, -33.62, -31.69, -33.62, -33.65, -31.71, -33.65, -31.71], "y": [16.72, 16.69, 16.72, 16.69, 18.47, 18.48, 18.47, 18.48], "z": [3.052, 3.052, 6.657, 6.657, 3.052, 3.052, 6.657, 6.657]}, {"color": "hsl(308,80%,70%)", "flatshading": true, "i": [0, 2, 0, 0, 1, 1, 0, 0, 4, 6, 4, 4, 5, 5, 4, 4, 8, 8, 8, 8, 8, 8, 11, 11, 11, 11, 11, 11, 8, 8, 4, 4, 5, 5, 0, 0, 1, 1, 9, 9, 10, 10, 8, 8, 5, 7, 5, 5, 0, 0, 5, 5, 8, 11, 8, 8, 4, 4, 8, 8, 8, 8, 8, 8, 8, 8, 11, 11, 11, 11, 11, 11, 8, 8, 10, 10, 9, 9, 1, 1, 0, 0, 5, 5, 4, 4, 8, 8], "j": [1, 3, 1, 3, 0, 2, 0, 2, 5, 7, 5, 7, 4, 6, 4, 6, 4, 5, 0, 1, 9, 10, 6, 7, 2, 3, 12, 13, 4, 6, 5, 7, 0, 2, 1, 3, 9, 12, 10, 13, 8, 11, 8, 11, 0, 2, 0, 2, 5, 7, 5, 7, 4, 6, 4, 6, 8, 11, 8, 11, 10, 9, 1, 0, 5, 4, 13, 12, 3, 2, 7, 6, 10, 13, 9, 12, 1, 3, 0, 2, 5, 7, 4, 6, 8, 11, 8, 11], "k": [0, 2, 3, 2, 2, 3, 2, 2, 4, 6, 7, 6, 6, 7, 6, 6, 5, 0, 1, 9, 10, 8, 7, 2, 3, 12, 13, 11, 6, 11, 7, 6, 2, 7, 3, 2, 12, 3, 13, 12, 11, 13, 11, 11, 5, 7, 2, 7, 7, 2, 7, 7, 8, 11, 6, 11, 11, 6, 11, 11, 9, 1, 0, 5, 4, 8, 12, 3, 2, 7, 6, 11, 13, 11, 12, 13, 3, 12, 2, 3, 7, 2, 6, 7, 11, 6, 11, 11], "name": "CELLCOMPLEX 54", "opacity": 0.85, "type": "mesh3d", "x": [-53.78, -53.79, -53.78, -53.79, -49.51, -53.57, -49.51, -53.57, -46.2, -53.89, -46.4, -46.2, -53.89, -46.4], "y": [22.17, 22.69, 22.17, 22.69, 22.23, 22.17, 22.23, 22.17, 22.28, 29.69, 29.79, 22.28, 29.69, 29.79], "z": [3.052, 3.052, 6.657, 6.657, 3.052, 3.052, 6.657, 6.657, 3.052, 3.052, 3.052, 6.657, 6.657, 6.657]}, {"color": "hsl(325,80%,70%)", "flatshading": true, "i": [0, 2, 0, 0, 1, 1, 0, 0, 0, 0, 0, 0, 2, 2, 2, 2, 0, 0, 1, 1, 4, 4, 5, 5, 6, 6, 0, 0, 1, 3, 1, 1, 4, 4, 1, 1, 6, 9, 6, 6, 0, 0, 6, 6, 5, 8, 5, 5, 6, 6, 5, 5, 4, 7, 4, 4, 5, 5, 4, 4, 0, 0, 0, 0, 2, 2, 2, 2, 0, 0, 6, 6, 5, 5, 4, 4, 1, 1, 0, 0], "j": [1, 3, 1, 3, 0, 2, 0, 2, 1, 4, 5, 6, 3, 7, 8, 9, 1, 3, 4, 7, 5, 8, 6, 9, 0, 2, 0, 2, 4, 7, 4, 7, 1, 3, 1, 3, 0, 2, 0, 2, 6, 9, 6, 9, 6, 9, 6, 9, 5, 8, 5, 8, 5, 8, 5, 8, 4, 7, 4, 7, 6, 5, 4, 1, 9, 8, 7, 3, 6, 9, 5, 8, 4, 7, 1, 3, 0, 2, 0, 2], "k": [0, 2, 3, 2, 2, 3, 2, 2, 4, 5, 6, 0, 7, 8, 9, 2, 3, 2, 7, 3, 8, 7, 9, 8, 2, 9, 2, 2, 1, 3, 7, 3, 3, 7, 3, 3, 6, 9, 2, 9, 9, 2, 9, 9, 5, 8, 9, 8, 8, 9, 8, 8, 4, 7, 8, 7, 7, 8, 7, 7, 5, 4, 1, 0, 8, 7, 3, 2, 9, 2, 8, 9, 7, 8, 3, 7, 2, 3, 2, 2], "name": "CELLCOMPLEX 120", "opacity": 0.85, "type": "mesh3d", "x": [-51.52, -53.43, -51.52, -53.43, -53.47, -51.56, -51.55, -53.47, -51.56, -51.55], "y": [16.45, 16.43, 16.45, 16.43, 18.17, 18.2, 17.57, 18.17, 18.2, 17.57], "z": [3.052, 3.052, 6.657, 6.657, 3.052, 3.052, 3.052, 6.657, 6.657, 6.657]}, {"color": "hsl(342,80%,70%)", "flatshading": true, "i": [0, 0, 0, 4, 4, 4, 0, 0, 1, 1, 2, 2, 3, 3, 0, 0, 0, 0, 0, 4, 4, 4, 0, 0, 3, 3, 2, 2, 1, 1, 0, 0], "j": [1, 2, 3, 5, 6, 7, 1, 5, 2, 6, 3, 7, 0, 4, 0, 4, 3, 2, 1, 7, 6, 5, 3, 7, 2, 6, 1, 5, 0, 4, 0, 4], "k": [2, 3, 0, 6, 7, 4, 5, 4, 6, 5, 7, 6, 4, 7, 4, 4, 2, 1, 0, 6, 5, 4, 7, 4, 6, 7, 5, 6, 4, 5, 4, 4], "name": "CELLCOMPLEX 91", "opacity": 0.85, "type": "mesh3d", "x": [-46.04, -38.81, -38.92, -46.15, -46.04, -38.81, -38.92, -46.15], "y": [6.515, 6.622, 14.3, 14.16, 6.515, 6.622, 14.3, 14.16], "z": [3.052, 3.052, 3.052, 3.052, 6.657, 6.657, 6.657, 6.657]}], "layout": {"paper_bgcolor": "white", "scene": {"aspectmode": "data", "bgcolor": "white"}, "showlegend": false, "title": {"text": "DCEL-Based Solid Visualization with Color Scale"}}}
